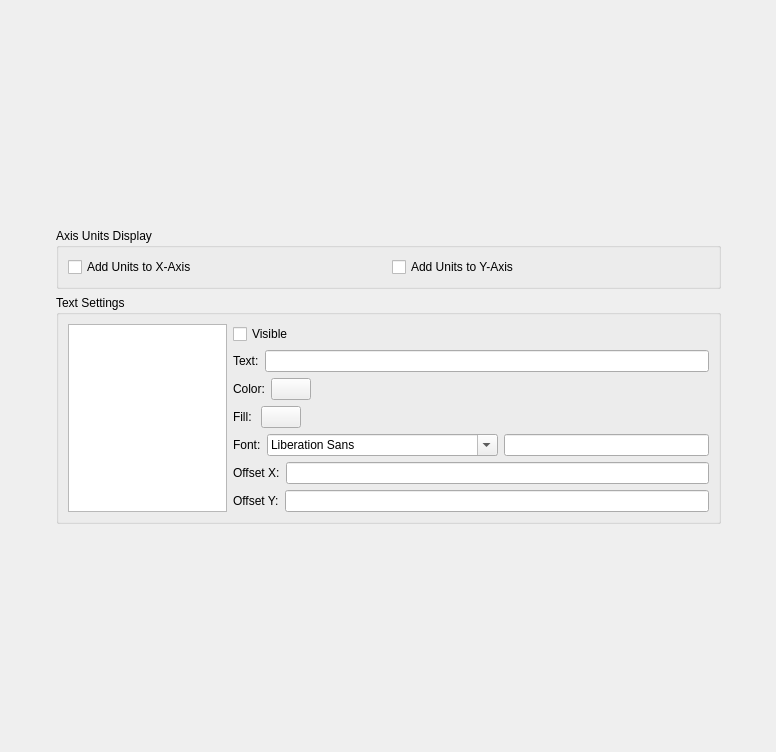
       <widget class="QWidget" name="page_4">
        <layout class="QGridLayout" name="gridLayout_11">
         <item row="0" column="1">
          <spacer name="verticalSpacer_6">
           <property name="orientation">
            <enum>Qt::Vertical</enum>
           </property>
           <property name="sizeHint" stdset="0">
            <size>
             <width>20</width>
             <height>217</height>
            </size>
           </property>
          </spacer>
         </item>
         <item row="1" column="0">
          <spacer name="horizontalSpacer_12">
           <property name="orientation">
            <enum>Qt::Horizontal</enum>
           </property>
           <property name="sizeHint" stdset="0">
            <size>
             <width>45</width>
             <height>20</height>
            </size>
           </property>
          </spacer>
         </item>
         <item row="1" column="1">
          <layout class="QVBoxLayout" name="verticalLayout_16">
           <item>
            <widget class="QGroupBox" name="groupBox_6">
             <property name="title">
              <string>Axis Units Display</string>
             </property>
             <layout class="QHBoxLayout" name="horizontalLayout_21">
              <item>
               <widget class="QCheckBox" name="checkBox_12">
                <property name="text">
                 <string>Add Units to X-Axis</string>
                </property>
               </widget>
              </item>
              <item>
               <widget class="QCheckBox" name="checkBox_13">
                <property name="text">
                 <string>Add Units to Y-Axis</string>
                </property>
               </widget>
              </item>
             </layout>
            </widget>
           </item>
           <item>
            <widget class="QGroupBox" name="groupBox_13">
             <property name="title">
              <string>Text Settings</string>
             </property>
             <layout class="QGridLayout" name="gridLayout_10" columnstretch="1,3">
              <item row="0" column="0" rowspan="7">
               <widget class="QListWidget" name="listWidget"/>
              </item>
              <item row="0" column="1">
               <widget class="QCheckBox" name="checkBox_14">
                <property name="text">
                 <string>Visible</string>
                </property>
               </widget>
              </item>
              <item row="1" column="1">
               <layout class="QHBoxLayout" name="horizontalLayout_28">
                <item>
                 <widget class="QLabel" name="label_41">
                  <property name="text">
                   <string>Text:</string>
                  </property>
                 </widget>
                </item>
                <item>
                 <widget class="QLineEdit" name="lineEdit_26"/>
                </item>
               </layout>
              </item>
              <item row="2" column="1">
               <layout class="QHBoxLayout" name="horizontalLayout_27">
                <item>
                 <widget class="QLabel" name="label_42">
                  <property name="text">
                   <string>Color:</string>
                  </property>
                 </widget>
                </item>
                <item>
                 <widget class="QPushButton" name="pushButton_22">
                  <property name="text">
                   <string/>
                  </property>
                 </widget>
                </item>
                <item>
                 <spacer name="horizontalSpacer_10">
                  <property name="orientation">
                   <enum>Qt::Horizontal</enum>
                  </property>
                  <property name="sizeHint" stdset="0">
                   <size>
                    <width>40</width>
                    <height>20</height>
                   </size>
                  </property>
                 </spacer>
                </item>
               </layout>
              </item>
              <item row="3" column="1">
               <layout class="QHBoxLayout" name="horizontalLayout_22">
                <item>
                 <widget class="QLabel" name="label_43">
                  <property name="text">
                   <string>Fill: </string>
                  </property>
                 </widget>
                </item>
                <item>
                 <widget class="QPushButton" name="pushButton_23">
                  <property name="text">
                   <string/>
                  </property>
                 </widget>
                </item>
                <item>
                 <spacer name="horizontalSpacer_11">
                  <property name="orientation">
                   <enum>Qt::Horizontal</enum>
                  </property>
                  <property name="sizeHint" stdset="0">
                   <size>
                    <width>40</width>
                    <height>20</height>
                   </size>
                  </property>
                 </spacer>
                </item>
               </layout>
              </item>
              <item row="4" column="1">
               <layout class="QHBoxLayout" name="horizontalLayout_29" stretch="0,0,2">
                <item>
                 <widget class="QLabel" name="label_47">
                  <property name="text">
                   <string>Font:</string>
                  </property>
                 </widget>
                </item>
                <item>
                 <widget class="QFontComboBox" name="fontComboBox_2"/>
                </item>
                <item>
                 <widget class="QLineEdit" name="lineEdit_27"/>
                </item>
               </layout>
              </item>
              <item row="5" column="1">
               <layout class="QHBoxLayout" name="horizontalLayout_30">
                <item>
                 <widget class="QLabel" name="label_45">
                  <property name="text">
                   <string>Offset X:</string>
                  </property>
                 </widget>
                </item>
                <item>
                 <widget class="QLineEdit" name="lineEdit_29"/>
                </item>
               </layout>
              </item>
              <item row="6" column="1">
               <layout class="QHBoxLayout" name="horizontalLayout_31">
                <item>
                 <widget class="QLabel" name="label_46">
                  <property name="text">
                   <string>Offset Y:</string>
                  </property>
                 </widget>
                </item>
                <item>
                 <widget class="QLineEdit" name="lineEdit_30"/>
                </item>
               </layout>
              </item>
             </layout>
            </widget>
           </item>
          </layout>
         </item>
         <item row="1" column="2">
          <spacer name="horizontalSpacer_13">
           <property name="orientation">
            <enum>Qt::Horizontal</enum>
           </property>
           <property name="sizeHint" stdset="0">
            <size>
             <width>44</width>
             <height>20</height>
            </size>
           </property>
          </spacer>
         </item>
         <item row="2" column="1">
          <spacer name="verticalSpacer_7">
           <property name="orientation">
            <enum>Qt::Vertical</enum>
           </property>
           <property name="sizeHint" stdset="0">
            <size>
             <width>20</width>
             <height>217</height>
            </size>
           </property>
          </spacer>
         </item>
        </layout>
       </widget>
